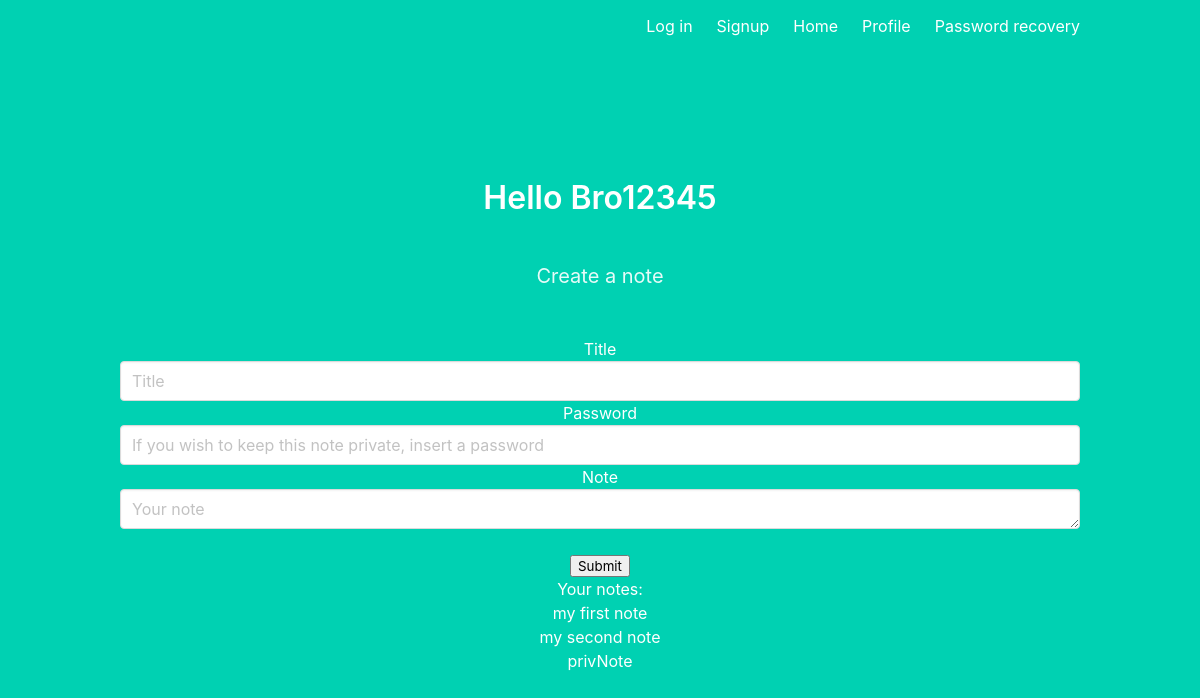
Before: /hello (signed in) with the older database file.
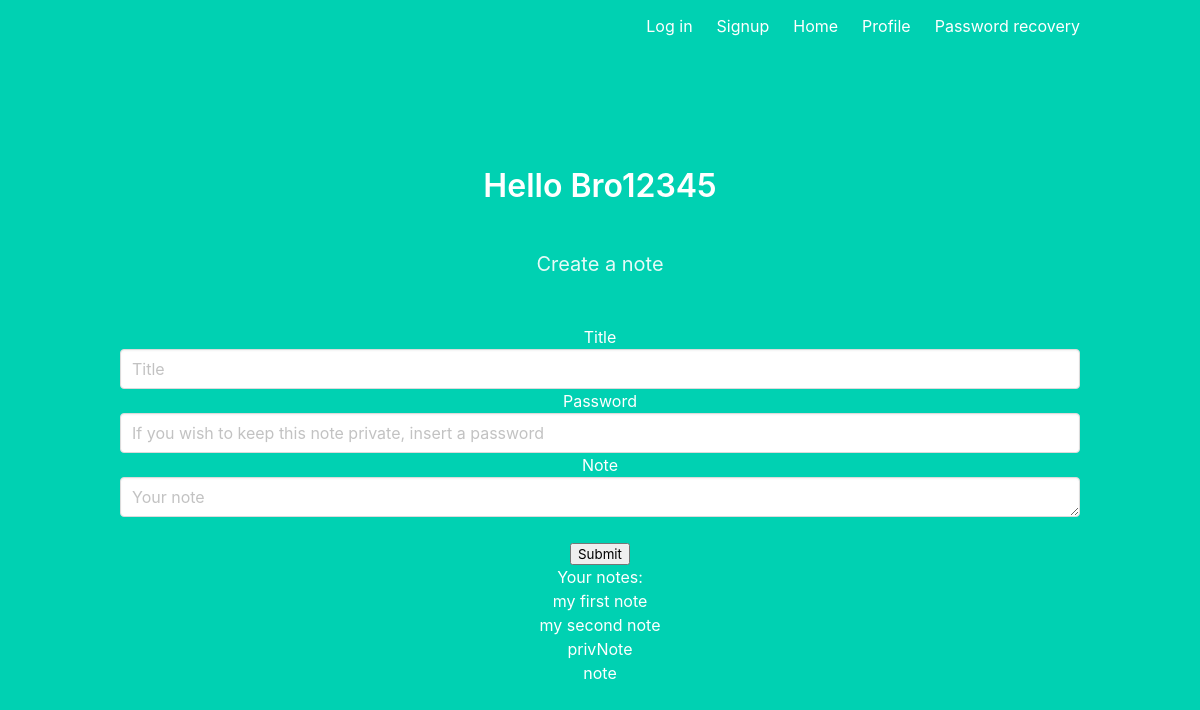
After: the same page with the newer database file.
### tables this page shows
CREATE TABLE user (username VARCHAR(32), password VARCHAR(128), input VARCHAR(128), last INTEGER, ip VARCHAR(64), fails INTEGER, email VARCHAR(64));

CREATE TABLE notes (id INTEGER PRIMARY KEY, username VARCHAR(32), title VARCHAR(32), public BINARY, note VARCHAR(256), password VARCHAR(128));

### app.py (the view)
@app.route("/hello", methods=['GET'])
@login_required
def hello():
    ip = request.remote_addr
    if ip in ip_ban_list:
        abort(403)
    username = current_user.id
    db = sqlite3.connect(DATABASE)
    sql = db.cursor()
    cmd = "SELECT id, title, public FROM notes WHERE username == ?"
    sql.execute(cmd, (username,))
    notes = sql.fetchall()
    return render_template("hello.html", username=username, notes=notes)

### app.py (called while the page is built)
@login_manager.user_loader
def user_loader(username):
    if username is None:
        return None
    db = sqlite3.connect(DATABASE)
    sql = db.cursor()
    cmd = "SELECT username, password, ip, fails, email FROM user WHERE username = ?"
    sql.execute(cmd, (username,))
    row = sql.fetchone()
    try:
        username, password, ip, fails, email = row
    except:
        return None
    user = User()
    user.id = username
    user.password = password
    user.ip = ip
    user.fails = fails
    user.email = email
    return user

### templates/hello.html (shortened to what this page needs)
{% extends "base.html" %}
{% block content %}
<h3 class="title">Hello {{ username }}</h3>
<form action={{ url_for('render') }} method="post">
  <br>
  <h5 class="subtitle">Create a note</h5><br>
  <div class="form-group">
    <label for="title">Title</label>
    <input type="text" name="title"
          placeholder="Title" class="form-control input -lg"
          value="{{ request.form['title'] }}"></input>
  </div>
  <div class="form-group">
    <label for="password">Password</label>
    <input type="text" name="password"
          placeholder="If you wish to keep this note private, insert a password" class="form-control input -lg"
          value="{{ request.form['password'] }}"></input>
  </div>
  <div class="form-group">
    <label for="markdown">Note</label>
    <textarea name="markdown" placeholder="Your note"
              class="form-control input -lg">{{ request.form['markdown'] }}</textarea>
  </div>
  <br>
  <input type="submit" value="Submit">
{% if notes|length > 0 %}
<h1> Your notes: </h1>
<ul>
{% for note in notes %}
  {% if note.2 == 1 %}
    <li><a href="{{ url_for('render') }}/{{note.0}}"> {{ note.1 }}</a></li>
  {% else %}
    <li><a href="{{ url_for('hello') }}/{{note.0}}"> {{ note.1 }}</a></li>
  {% endif %}
{% endfor %}
</ul>
{% endif %}
{% endblock %}

### templates/base.html (shortened to what this page needs)
<!DOCTYPE html>
<html>
<head>
    <link rel="stylesheet" href="https://cdnjs.cloudflare.com/ajax/libs/bulma/0.7.2/css/bulma.min.css" />
</head>
<body>
    <section class="hero is-primary is-fullheight">
        <div class="hero-head">
            <nav class="navbar">
                <div class="container">
                    <div id="navbarMenuHeroA" class="navbar-menu">
                        <div class="navbar-end">
                            <a href="{{ url_for('login') }}" class="navbar-item">
                                Log in
                            </a>
                            <a href="{{ url_for('signup') }}" class="navbar-item">
                                Signup
                            </a>
                            <a href="{{ url_for('home') }}" class="navbar-item">
                                Home
                            </a>
                            <a href="{{ url_for('hello') }}" class="navbar-item">
                                Profile
                            </a>
                            <a href="{{ url_for('recover') }}" class="navbar-item">
                                Password recovery
                            </a>
                        </div>
                    </div>
                </div>
            </nav>
        </div>
        <div class="hero-body">
            <div class="container has-text-centered">
               {% block content %}
               {% endblock %}
            </div>
        </div>
    </section>
</body>
</html>

Changed rows visible on the page:
added notes: title "note"
